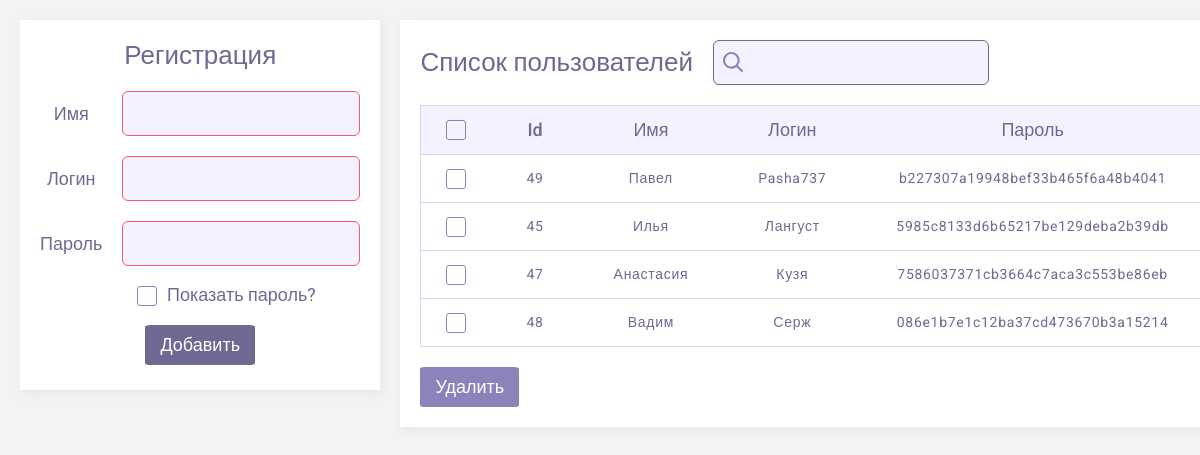
The page / on the database its author committed.
### tables this page shows
CREATE TABLE `users` (
  `id` int(11) UNSIGNED NOT NULL,
  `name` varchar(50) NOT NULL,
  `login` varchar(50) NOT NULL,
  `pass` varchar(32) NOT NULL
);

### index.php (the view, shortened to what this page needs)
<!DOCTYPE html>
<html lang="en">
<head>
    <link rel="stylesheet" href="./assets/css/style.css">
</head>
<body>
    <main class="main">
        <section class="section-registration registration">
            <h2 class="registration__title title">Регистрация</h2>
            <form class="registration-form form" action="check.php" method="post">
                <div class="form__group">
                    <label class="form__group__text" for="name">Имя</label>
                    <input class="form__group__input input" type="text" name="name" id="name"
                    required minlength="2" maxlength="50">
                    <label class="form__group__text" for="login">Логин</label>
                    <input class="form__group__input input" type="text" name="login" id="login"
                    required minlength="2" maxlength="50">
                    <label class="form__group__text" for="pass">Пароль</label>
                    <input class="form__group__input input input-pass" type="password" name="pass" id="pass"
                    required minlength="6" maxlength="32">
                    <label class="registration__check__label check__label">
                        <span class="registration__check__fake check__fake"></span>
                        <span class="check__text">Показать пароль?</span>
                    </label>
                </div>
                <button class="form__btn btn" type="submit">Добавить</button>
            </form>
        </section>
        <section class="section-users users">
            <header class="users__header">
                <h2 class="users__title title">Список пользователей</h2>
                <form class="users__form" action="" method="post">
                    <input class="search-input input" type="search">
                    <img class="search-img" src="/assets/img/loupe.svg" alt="Лупа">
                </form>
            </header>
            <form class="table__form" action="delete.php" method="post">
            <table class="users__table">
                <thead>
                    <tr>
                        <th>
                            <label class="check__label">
                                <span class="check__fake"></span>
                            </label>
                        </th>
                        <th data-type="number">Id</th>
                        <th data-type="string">Имя</th>
                        <th data-type="string">Логин</th>
                        <th data-type="string">Пароль</th>
                    </tr>
                </thead>
                <?php
                require_once 'connection.php';
                $mysql = new mysqli($host, $user, $password, $database);
                $query = "SELECT * FROM `users`";
                $result = mysqli_query($mysql, $query) or die("Ошибка " . mysqli_error($link));
                if($result)
                {
                    foreach ($result as $result_row) {
                        echo "<tr>";
                        echo "<td><label class=check__label><input class=check__input name='delete_row[]' value='" . $result_row["id"] . "' type=checkbox><span class=check__fake></span></label></td>";
                        echo "<td>" . $result_row["id"] . "</td>";
                        echo "<td>" . $result_row["name"] . "</td>";
                        echo "<td>" . $result_row["login"] . "</td>";
                        echo "<td>" . $result_row["pass"] . "</td>";
                        echo "</tr>";
                    }
                }
                ?>
                </table>
                <button class="users__btn btn" type="submit" disabled>Удалить</button>
                </form>
        </section>
    </main>
</body>
</html>

### assets/css/style.css (style rules this page uses)
* { box-sizing: border-box; }
body { margin: 0; font-family: 'Roboto', sans-serif; font-style: normal; background-color: #f2f2f2ea; }
.title { margin: 0; font-weight: 500; font-size: 26px; line-height: 31px; color: #6E6893; }
.input { font-weight: normal; font-size: 18px; line-height: 18px; color: #6E6893; background-color: #F4F2FF; border: 1px solid #6E6893; border-radius: 6px; height: 45px; }
.main { display: flex; justify-content: flex-start; margin: 20px; gap: 20px; }
.btn { font-weight: normal; font-size: 18px; line-height: 20px; background-color: #6E6893; border: 0; border-radius: 5%; color: #FFFFFF; padding: 10px 15px; }
.check__label { position: relative; }
.check__fake { position: absolute; display: inline-block; top: 50%; left: 50%; transform: translate(-50%, -50%); width: 20px; height: 20px; border: 1px solid #8B83BA; border-radius: 3px; cursor: pointer; }
.check__text { font-weight: normal; font-size: 18px; line-height: 18px; color: #6E6893; }
.section-registration { display: flex; flex-direction: column; align-items: center; justify-content: flex-start; background-color: #FFFFFF; box-shadow: 1.5px 2.6px 10px rgba(119, 119, 119, 0.1); padding: 20px; max-height: 370px; }
.form { margin-top: 20px; max-width: 500px; display: flex; flex-direction: column; align-items: center; }
.form__group { display: grid; grid-template-columns: 1fr 2fr; align-items: center; justify-items: center; gap: 20px; }
.form__group__text { font-weight: normal; font-size: 18px; line-height: 18px; color: #6E6893; }
.form__group__input:invalid { border-color: #FF5274; }
.registration__check__label { grid-column: 2/3; align-self: end; }
.registration__check__fake { left: -20px; }
.form__btn { margin-top: 20px; }
.users { background-color: #FFFFFF; box-shadow: 1.5px 2.6px 10px rgba(119, 119, 119, 0.1); padding: 20px; }
.users__header { display: flex; align-items: center; gap: 20px; }
.users__form { position: relative; display: flex; gap: 20px; }
.search-input { padding-left: 40px; }
.search-img { position: absolute; cursor: pointer; border: 0; left: 10px; top: 12px; background-color: #F4F2FF; }
.users__btn { margin-top: 20px; }
.users__btn:disabled { background-color: #8B83BA; }
.users__table { margin-top: 20px; border: 1px solid #D9D5EC; border-collapse: collapse; text-align: center; color: #6E6893; }
.users__table thead { cursor: pointer; background-color: #F4F2FF; }
.users__table th { height: 45px; font-weight: 500; font-size: 18px; line-height: 18px; padding: 15px 35px; }
.users__table td { font-weight: normal; font-size: 14px; line-height: 17px; letter-spacing: 0.05em; border-top: solid 1px #D9D5EC; padding: 15px 35px; }

### rows shown on the page
users: id "49", name "Павел", login "Pasha737", pass "b227307a19948bef33b465f6a48b4041"
users: id "45", name "Илья", login "Лангуст", pass "5985c8133d6b65217be129deba2b39db"
users: id "47", name "Анастасия", login "Кузя", pass "7586037371cb3664c7aca3c553be86eb"
users: id "48", name "Вадим", login "Серж", pass "086e1b7e1c12ba37cd473670b3a15214"
